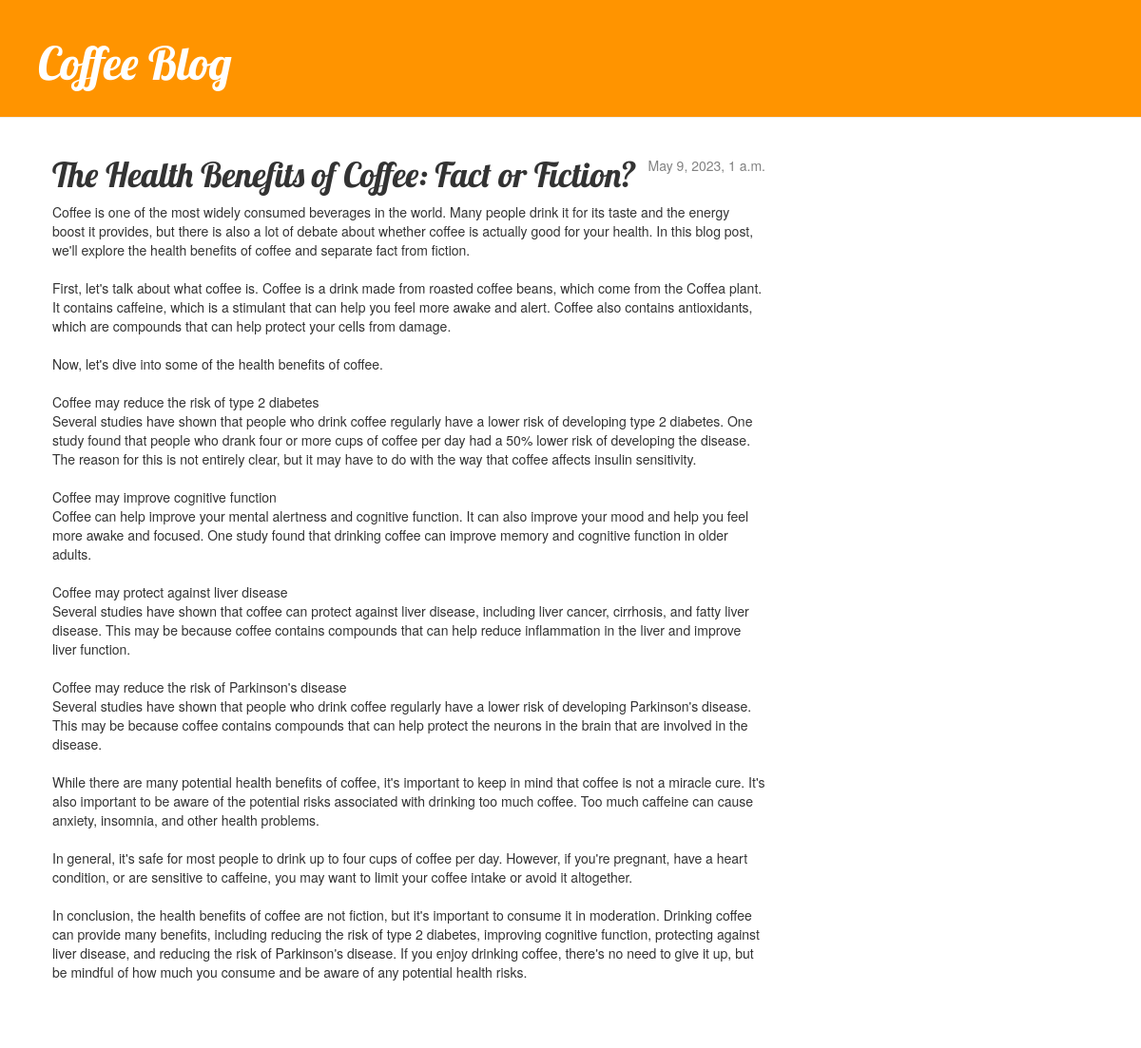
The app's page /post/1/ with its own data.
### blog/models.py (models this page shows, shortened)
class Post(models.Model):
    author = models.ForeignKey(settings.AUTH_USER_MODEL, on_delete=models.CASCADE)
    title = models.CharField(max_length=200)
    text = models.TextField()
    created_date = models.DateTimeField(
            default=timezone.now)
    published_date = models.DateTimeField(
            blank=True, null=True)

### blog/views.py (the view)
# urls.py: path('post/<int:pk>/', views.post_detail, name='post_detail'),
def post_detail(request, pk):
    post = get_object_or_404(Post, pk=pk)
    return render(request, 'blog/post_detail.html', {'post': post})

### blog/templates/blog/post_detail.html (shortened to what this page needs)
{% extends 'blog/base.html' %}
{% block content %}
    <div class="post">
        {% if post.published_date %}
            <div class="date">
                {{ post.published_date }}
            </div>
        {% endif %}
        <h1>{{ post.title }}</h1>
        <p>{{ post.text|linebreaksbr }}</p>
    </div>
{% endblock %}

### blog/static/css/blog.css (style rules this page uses)
h1, h2, h3, h4 { font-family: 'Lobster', cursive; }
.date { float: right; color: #828282; }
.post { margin-bottom: 70px; }

### records on screen
Post: published_date "May 9, 2023, 1 a.m.", title "The Health Benefits of Coffee: Fact or Fiction?", text "Coffee is one of the most widely consumed beverages in the world. Many people drink it for its taste and the energy boost it provides, but there is also a lot of debate about whether coffee is actually good for your health. In this blog post, we'll explore the health benefits of coffee and separate fact from fiction. First, let's talk about what coffee is. Coffee is a drink made from roasted coffee beans, which come from the Coffea plant. It contains caffeine, which is a stimulant that can help you feel more awake and alert. Coffee also contains antioxidants, which are compounds that can help protect your cells from damage. Now, let's dive into some of the health benefits of coffee. Coffee…"
